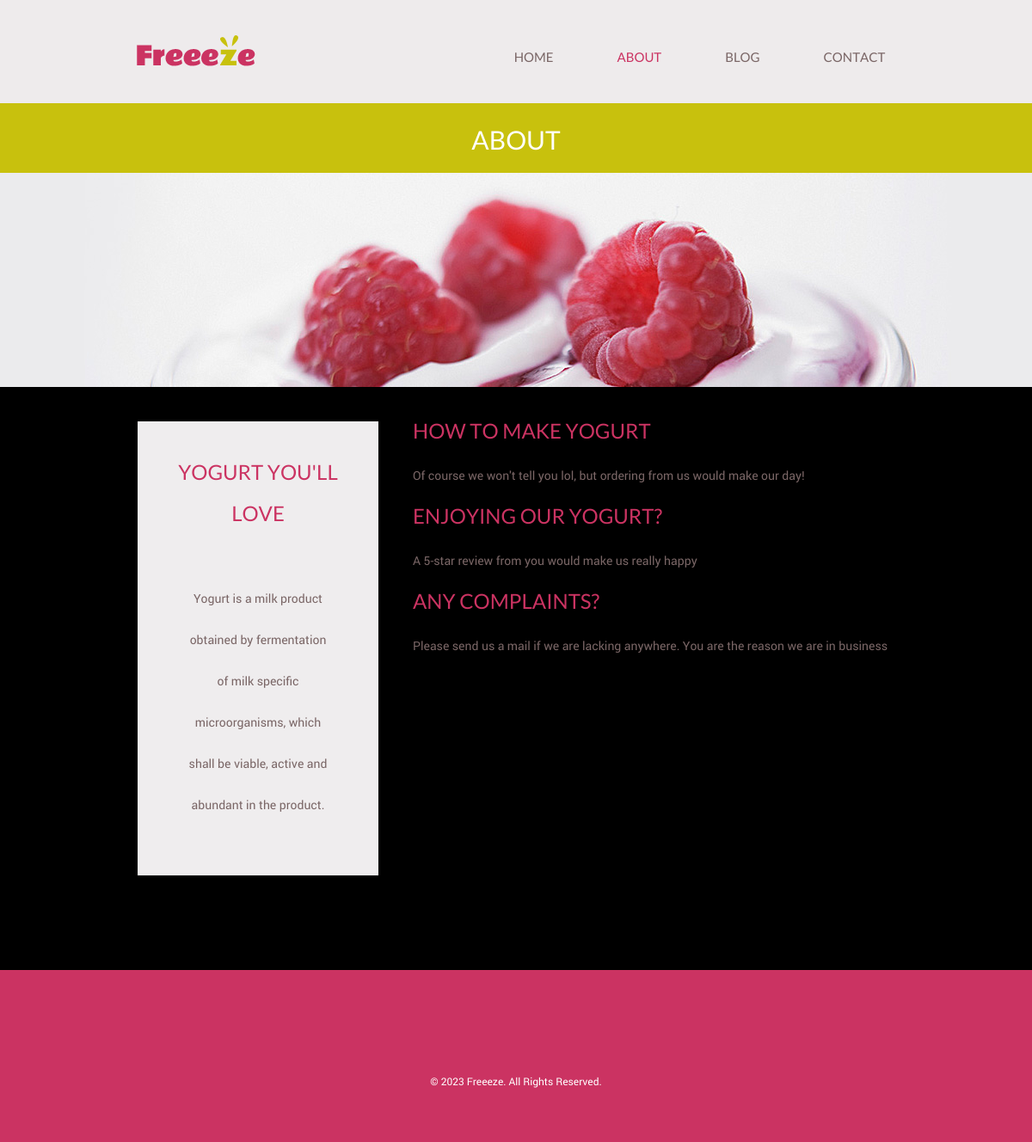
The page /froyo_about/about/ on the database its author committed.
### froyo_about/models.py (models this page shows, shortened)
class SideInfo(models.Model):
    side_title = models.CharField(max_length=200)
    side_text = models.TextField()

class Main(models.Model):
    main_title = models.CharField(max_length=200)
    main_text = models.TextField()

### froyo_about/views.py (the view)
# urls.py: path('about/', views.about, name='about'),
def about(request):
    sides = SideInfo.objects.all()
    mains = Main.objects.all()
    context = {
        'sides': sides,
        'mains': mains
    }
    return render(request, 'froyo_about/about.html', context)

### froyo_about/templates/froyo_about/about.html (shortened to what this page needs)
{% load static %}
<!doctype html>
<html>
<head>
	<link rel="stylesheet" href="{% static 'css/style.css' %}" type="text/css">
	<link rel="stylesheet" type="text/css" href="{% static 'css/mobile.css' %}">
</head>
<body>
	<div id="page">
		<div id="header">
			<div>
				<a href="{% url 'froyo_home:homepage' %}" class="logo"><img src="{% static 'froyo_about/media/logo.png' %}" alt="logo.png"></a>
				<ul id="navigation">
					<li>
						<a href="{% url 'froyo_home:homepage' %}">Home</a>
					</li>
					<li class="menu selected">
						<a href="{% url 'froyo_about:about' %}">About</a>
					</li>
					<li class="menu">
						<a href="{% url 'froyo_blog:blog' %}">Blog</a>
					</li>
					<li>
						<a href="{% url 'froyo_contact:contact' %}">Contact</a>
					</li>
				</ul>
			</div>
		</div>
		<div id="body">
			<div class="header">
				<div>
					<h1>About</h1>
				</div>
			</div>
			<div class="body">
				<img src="{% static 'froyo_about/media/bg-header-about.jpg' %}" alt="">
			</div>
			<div class="footer">
				<div class="sidebar">
					{% for side in sides %}
					<h1>{{side.side_title}}</h1>
					<p>{{side.side_text}}</p>
					{% endfor %}
				</div>
				<div class="article">
					{% for main in mains %}
					<h1>{{main.main_title}}</h1>
					<p>{{main.main_text}}</p>
					{% endfor %}
				</div>
			</div>
		</div>
		<div id="footer">
			<div>
				<div class="connect">
					<a href="http://freewebsitetemplates.com/go/facebook/" class="facebook">facebook</a>
					<a href="http://freewebsitetemplates.com/go/twitter/" class="twitter">twitter</a>
					<a href="http://freewebsitetemplates.com/go/googleplus/" class="googleplus">googleplus</a>
					<a href="http://pinterest.com/fwtemplates/" class="pinterest">pinterest</a>
				</div>
				<p>&copy; 2023 Freeeze. All Rights Reserved.</p>
			</div>
		</div>
	</div>
</body>
</html>

### froyo_home/static/css/style.css (style rules this page uses)
* { color:white; }
body { margin: 0; padding: 0; position: relative; width: auto; background-color: black; }
body #page { margin: 0; overflow: hidden; padding: 0; width: auto; }
a { text-decoration: none; outline: none; }
img { border: none; }
#header { background-color: #eeebec; margin: 0; padding: 0; position: relative; width: 100%; }
#header div { margin: 0 auto; max-width: 940px; overflow: hidden; padding: 41px 10px 27px; }
#header div a.logo { float: left; margin: 0 0 0 29px; padding: 0; width: auto; }
#header div a.logo img { display: block; margin: 0; padding: 0; width: auto; }
#header div ul { display: inline-block; float: right; list-style: none outside none; margin: 0 auto; padding: 17px 0 0; text-align: center; width: 513px; }
#header div ul li { display: inline-block; *float: left; margin: 0 35px; padding: 0; position: relative; width: auto; }
#header div ul li a { color: #7a6666; font-family: lato-regular-webfont; font-size: 15px; font-weight: normal; line-height: 15px; margin: 0; padding: 0; text-align: center; text-transform: uppercase; }
#header div ul li.selected a, #header div ul li.selected a:hover { color: #cb3362; }
#header div ul li.menu { min-height: 35px; z-index: 80; }
#body { margin: 0; overflow: hidden; padding: 0; position: relative; width: 100%; }
#body div.header { background-color: #c8c10d; margin: 0 auto; max-width: none; overflow: hidden; padding: 0; }
#body div.header div { margin: 0 auto; max-width: 960px; padding: 0; }
#body div.header div h1 { color: #FFFFFF; font-family: lato-regular-webfont; font-size: 30px; font-weight: normal; line-height: 30px; margin: 0; padding: 28px 0 23px; text-align: center; text-transform: uppercase; }
#body div.body { background-color: #ebebed; margin: 0; max-width: none; min-height: 249px; overflow: hidden; padding: 0; width: 100%; }
#body div.body img { display: block; left: 50%; margin: 0 auto 0 -507px; padding: 0; position: absolute; width: 1014px; }
#body div.footer { margin: 0 auto; max-width: 960px; overflow: hidden; padding: 40px 0 110px; }
#body div.footer div.sidebar { background-color: #EFEDEE; float: left; margin: 0 10px 0 40px; padding: 36px 0 34px; width: 280px; }
#body div.footer div.article { float: left; margin: 0; padding: 0 0 0 30px; width: 560px; }
#body div.footer div.sidebar h1 { display: block; line-height: 48px; margin: 0 auto; padding: 0 0 50px; text-align: center; width: 193px; }
#body div.footer div.sidebar p { display: block; line-height: 48px; margin: 0 auto; text-align: center; width: 169px; }
#body div.footer div h1 { color: #CB3362; font-family: lato-regular-webfont; font-size: 24px; font-weight: normal; line-height: 24px; margin: 0; padding: 0 0 27px; text-align: left; text-transform: uppercase; }
#body div.footer div p, #body div.footer div span { color: #7A6666; font-family: roboto-regular-webfont; font-size: 14px; font-weight: normal; line-height: 24px; margin: 0; padding: 0 0 24px; text-align: left; }
#body div { margin: 0 auto; max-width: 960px; padding: 7px 0 57px; }
#footer { background-color: #cb3362; margin: 0; padding: 0; width: 100%; }
#footer div { margin: 0 auto; max-width: 960px; overflow: hidden; padding: 59px 0 13px; }
#footer div p { color: #FFFFFF; display: block; font-family: roboto-regular-webfont; font-size: 12px; font-weight: normal; line-height: 15px; margin: 0; padding: 33px 0 50px; text-align: center; text-transform: none }
#footer div .connect { display: block; height: 30px; margin: 0 auto; max-width: none; overflow: hidden; padding: 0; width: 240px; }
#footer div .connect a { background: url(../images/icons.png) no-repeat; display: block; float: left; height: 30px; margin: 0 15px; padding: 0; text-indent: -99999px; width: 30px; }
#footer div .connect a.facebook { background-position: 0 0; }
#footer div .connect a.googleplus { background-position: 0 -32px; }
#footer div .connect a.pinterest { background-position: 0 -64px; }
#footer div .connect a.twitter { background-position: 0 -96px; }

### rows shown on the page
SideInfo: side_title "YOGURT YOU'LL LOVE", side_text "Yogurt is a milk product obtained by fermentation of milk specific microorganisms, which shall be viable, active and abundant in the product."
Main: main_title "HOW TO MAKE YOGURT", main_text "Of course we won't tell you lol, but ordering from us would make our day!"
Main: main_title "ENJOYING OUR YOGURT?", main_text "A 5-star review from you would make us really happy"
Main: main_title "ANY COMPLAINTS?", main_text "Please send us a mail if we are lacking anywhere. You are the reason we are in business"
